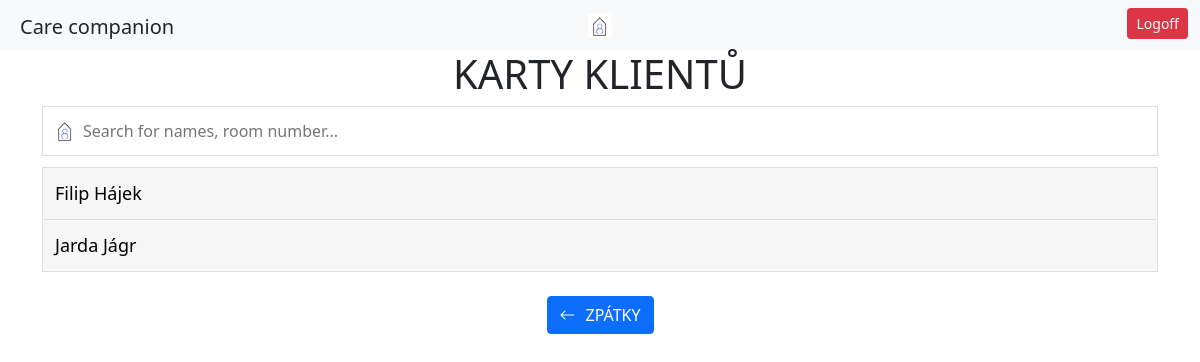
The page /opatrovnik/karty-klientu/ (signed in) on the database as committed earlier.
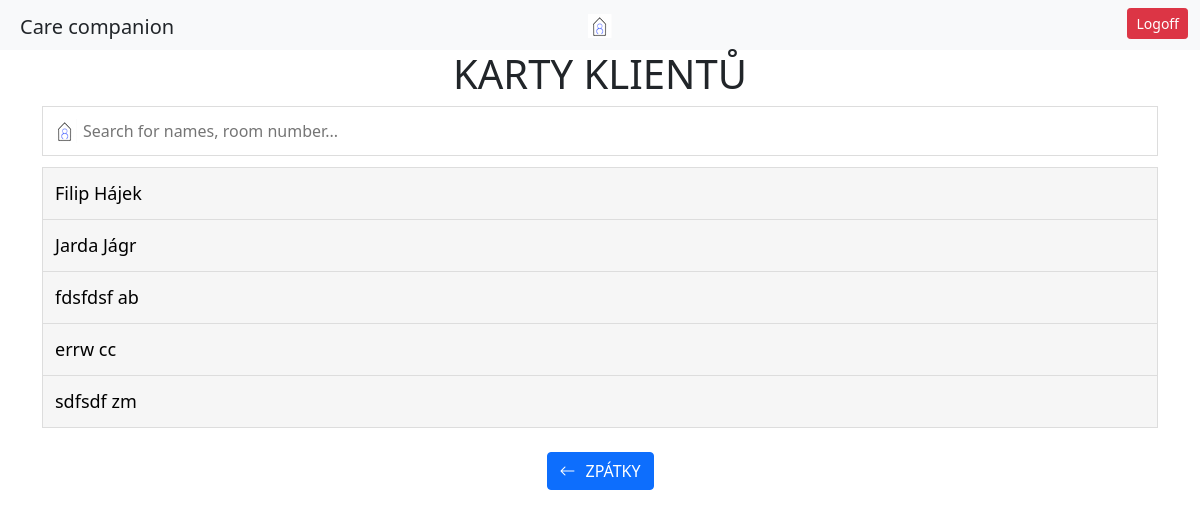
The same page on the database as committed later.
### patient/models.py (models this page shows)
class Patient(models.Model):
    user = models.OneToOneField(User, on_delete=models.CASCADE, default='', related_name='patient_profile')
    date_of_admission = models.DateField()
    room_number = models.IntegerField()
    birthday = models.DateField()
    health_info = models.TextField()
    observations = models.TextField(blank=True, null=True)
    objects = models.Manager()
    class ContactManager(models.Manager):
        def create_contact(self, patient, relationship, name, phone_number):
            return self.create(patient=patient, relationship=relationship, name=name, phone_number=phone_number)
    class MedicationIntakeManager(models.Manager):
        def create_medication(self, patient, medication, when, how):
            return self.create(patient=patient, medication=medication, when=when, how=how)
    medications = MedicationIntakeManager()
    contacts = ContactManager()
    class ActivityManager(models.Manager):
        def create_activity(self, patient, date, time, description):
            return self.create(patient=patient, date=date, time=time, description=description)
    activities = ActivityManager()
    @property
    def first_name(self):
        return self.user.first_name
    @property
    def last_name(self):
        return self.user.last_name

### caregiver/decorators.py (the view)
    def _wrapped_view(request, *args, **kwargs):
        if request.user.is_authenticated:
            groups = request.user.groups.values_list('name', flat=True)
            if 'Caregivers' in groups:
                return view_func(request, *args, **kwargs)
        messages.success(request, 'Pro přístup do aplikace se přihlašte.')
        return redirect('login_user')

### caregiver/views.py (called while the page is built)
@caregiver_required
def medical_cards(request):
    patients = Patient.objects.all().order_by('user__last_name')
    return render(request, 'medical_cards.html', {'patients': patients})

### caregiver/templates/medical_cards.html (shortened to what this page needs)
{% extends 'base_caregiver.html' %}
{% load static %}
{% block navbar %}
     <a href="{% url 'index_caregiver' %}"><img src="{% static 'CareLogo.png' %}" alt="Italian Trulli"></a>
{% endblock %}
{% block content %}
    <h1 class="text-center">KARTY KLIENTŮ</h1>
    <div class="container medical-card-container">
        <input type="text" id="myInput" onkeyup="myFunction()" placeholder="Search for names, room number...">
        <ul id="myUL">
            {% for patient in patients %}
                {% with full_name=patient.first_name|add:'-'|add:patient.last_name %}
                    <li><a href="{% url 'patient_info' full_name %}">{{ patient.first_name }} {{ patient.last_name }} <span class="room-number">{{ patient.room_number }}</span></a></li>
                {% endwith %}
            {% endfor %}
        </ul>
    </div>
    <br>
    <div class="container-fluid text-center">
            <a href="{% url 'index_caregiver' %}" class="btn btn-primary"><i class="bi bi-arrow-left" style="margin-right: 10px;"></i>ZPÁTKY</a>
    </div>
{% endblock %}

Rows that differ between the two databases and show on the page:
added Patient: first_name "fdsfdsf", last_name "ab"
added Patient: first_name "errw", last_name "cc"
added Patient: first_name "sdfsdf", last_name "zm"
